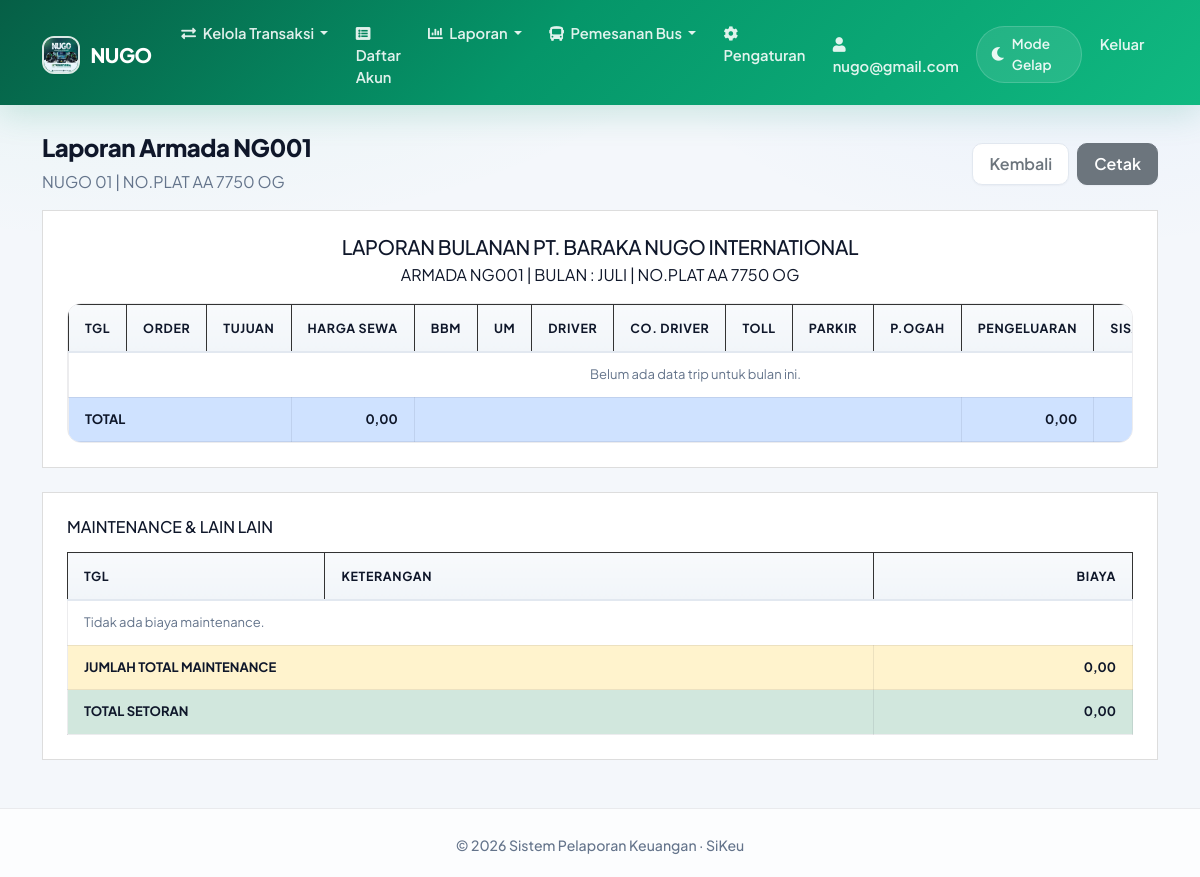
Screenshot of /bus/laporan_armada.php?bus_id=1&bulan=2026-07 (signed in) with the database file from the repository.
### tables this page shows
CREATE TABLE `perusahaan` (
  `id` int(11) NOT NULL,
  `nama` varchar(100) NOT NULL,
  `alamat` text DEFAULT NULL,
  `telepon` varchar(20) DEFAULT NULL,
  `email` varchar(100) DEFAULT NULL,
  `website` varchar(255) DEFAULT NULL COMMENT 'URL website perusahaan',
  `logo` varchar(255) DEFAULT NULL,
  `jenis` enum('regular','premium') NOT NULL DEFAULT 'regular' COMMENT 'Jenis akun perusahaan',
  `deskripsi` text DEFAULT NULL,
  `created_at` timestamp NOT NULL DEFAULT current_timestamp()
);

CREATE TABLE `users` (
  `id` int(11) NOT NULL,
  `username` varchar(50) NOT NULL,
  `password` varchar(255) NOT NULL,
  `nama_lengkap` varchar(100) NOT NULL,
  `email` varchar(100) DEFAULT NULL,
  `no_hp` varchar(20) DEFAULT NULL,
  `alamat` text DEFAULT NULL,
  `foto_profil` varchar(255) DEFAULT NULL,
  `id_perusahaan` int(11) DEFAULT NULL,
  `default_company` int(11) DEFAULT NULL,
  `created_at` timestamp NOT NULL DEFAULT current_timestamp()
);

CREATE TABLE `bus` (
  `id` int(11) NOT NULL,
  `nama_bus` varchar(100) NOT NULL,
  `nomor_polisi` varchar(20) NOT NULL,
  `kode_armada` varchar(20) DEFAULT NULL,
  `lembar_saham` int(11) NOT NULL DEFAULT 0,
  `grup_armada` enum('1-5','6-7') DEFAULT '1-5',
  `kapasitas` int(11) NOT NULL,
  `tipe` varchar(250) NOT NULL,
  `fasilitas` text DEFAULT NULL,
  `harga_per_km` decimal(15,2) NOT NULL,
  `status` enum('tersedia','dalam_perjalanan','pemeliharaan') DEFAULT 'tersedia',
  `foto` varchar(255) DEFAULT NULL,
  `id_perusahaan` int(11) DEFAULT NULL,
  `created_at` timestamp NOT NULL DEFAULT current_timestamp()
);

### bus/laporan_armada.php (the view, shortened to what the rows shown need)
<?php
require_once '../config/database.php';
require_once 'includes/bus_report_helper.php';
$bulan = isset($_GET['bulan']) ? $_GET['bulan'] : date('Y-m');
$busId = isset($_GET['bus_id']) ? (int) $_GET['bus_id'] : 0;
$idPerusahaan = getNugoCompanyId($db);
$report = fetchBusMonthlyReport($db, $idPerusahaan, $bulan);
$bus = null;
foreach ($report['buses'] as $item) {
    if ($item['id'] === $busId) {
        $bus = $item;
        break;
    }
}
include '../templates/header.php';
?>
<div class="container mt-4 mb-5">
    <div class="d-flex justify-content-between align-items-center mb-3 no-print">
        <div>
            <h2>Laporan Armada <?= htmlspecialchars($bus['kode_armada']) ?></h2>
        </div>
    </div>
    <div class="report-sheet mb-4">
        <div class="table-responsive">
            <table class="table report-table table-sm">
                <thead>
                    <tr>
                        <th>TGL</th>
                        <th>ORDER</th>
                        <th>TUJUAN</th>
                        <th class="text-end">HARGA SEWA</th>
                        <th class="text-end">BBM</th>
                        <th class="text-end">UM</th>
                        <th class="text-end">DRIVER</th>
                        <th class="text-end">CO. DRIVER</th>
                        <th class="text-end">TOLL</th>
                        <th class="text-end">PARKIR</th>
                        <th class="text-end">P.OGAH</th>
                        <th class="text-end">PENGELUARAN</th>
                        <th class="text-end">SISA PENDAPATAN</th>
                    </tr>
                </thead>
                <tbody>
                    <tr class="table-primary fw-bold">
                        <td colspan="3">TOTAL</td>
                        <td class="text-end"><?= formatReportCurrency($bus['pemasukan']) ?></td>
                        <td colspan="7"></td>
                        <td class="text-end"><?= formatReportCurrency($bus['pengeluaran']) ?></td>
                        <td class="text-end"><?= formatReportCurrency($bus['pemasukan'] - $bus['pengeluaran']) ?></td>
                    </tr>
                </tbody>
            </table>
        </div>
    </div>
    <div class="report-sheet mb-4">
        <table class="table report-table table-sm">
            <thead>
                <tr>
                    <th>TGL</th>
                    <th>KETERANGAN</th>
                    <th class="text-end">BIAYA</th>
                </tr>
            </thead>
            <tbody>
                <tr class="table-warning fw-bold">
                    <td colspan="2">JUMLAH TOTAL MAINTENANCE</td>
                    <td class="text-end"><?= formatReportCurrency($bus['maintenance']) ?></td>
                </tr>
                <tr class="table-success fw-bold">
                    <td colspan="2">TOTAL SETORAN</td>
                    <td class="text-end"><?= formatReportCurrency($bus['total']) ?></td>
                </tr>
            </tbody>
        </table>
    </div>
</div>
<?php include '../templates/footer.php'; ?>

### templates/header.php (shortened to what the rows shown need)
<!DOCTYPE html>
<html lang="id" data-theme="light">
<head>
    <link href="https://cdn.jsdelivr.net/npm/bootstrap@5.1.3/dist/css/bootstrap.min.css" rel="stylesheet">
    <link href="https://cdnjs.cloudflare.com/ajax/libs/font-awesome/5.15.4/css/all.min.css" rel="stylesheet">
    <?php
    $sikeu_theme_ver = @filemtime(__DIR__ . '/../assets/css/sikeu-theme.css') ?: time();
    $sikeu_dark_ver = @filemtime(__DIR__ . '/../assets/css/dark-mode.css') ?: time();
    $sikeu_style_ver = @filemtime(__DIR__ . '/../assets/css/style.css') ?: time();
    ?>
    <link href="/assets/css/sikeu-theme.css?v=<?= $sikeu_theme_ver ?>" rel="stylesheet">
    <link href="/assets/css/dark-mode.css?v=<?= $sikeu_dark_ver ?>" rel="stylesheet">
    <link rel="stylesheet" href="/assets/css/style.css?v=<?= $sikeu_style_ver ?>">
    <link rel="stylesheet" href="https://unpkg.com/leaflet@1.7.1/dist/leaflet.css" />
</head>
<body class="sikeu-app">
    <nav class="navbar navbar-expand-lg navbar-dark sikeu-navbar">
        <div class="container">
            <a class="navbar-brand" href="/index.php">
                <?php
                $logo_path = '/assets/img/logo.jpg';
                if (isset($_SESSION['user_id']) && isset($db)) {
                    $user_id = $_SESSION['user_id'];
                    $stmt = $db->prepare("SELECT default_company FROM users WHERE id = ?");
                    $stmt->execute([$user_id]);
                    $user_data = $stmt->fetch();
                    $default_company_id = $user_data['default_company'] ?? null;
                    if ($default_company_id) {
                        $stmt = $db->prepare("SELECT logo, nama FROM perusahaan WHERE id = ?");
                        $stmt->execute([$default_company_id]);
                        $perusahaan = $stmt->fetch();
                        if ($perusahaan && !empty($perusahaan['logo'])) {
                            $logo_path = '/' . $perusahaan['logo'];
                        }
                    }
                }
                ?>
                <img src="<?php echo htmlspecialchars($logo_path); ?>" alt="Logo" />
                <?php
                if (isset($perusahaan) && !empty($perusahaan['nama'])) {
                    echo htmlspecialchars($perusahaan['nama']);
                } else {
                    echo "SiKeu";
                }
                ?>
            </a>
            <div class="collapse navbar-collapse" id="navbarNav">
                <ul class="navbar-nav me-auto">
                </ul>
                <ul class="navbar-nav">
                    <?php if (isset($_SESSION['user_id'])) :
                        $stmt = $db->prepare("SELECT * FROM users WHERE id = ?");
                        $stmt->execute([$_SESSION['user_id']]);
                        $user = $stmt->fetch();
                        $username = $user['username'] ?? 'Pengguna';
                    ?>
                        <li class="nav-item">
                            <a class="nav-link" href="/pengaturan/profil.php">
                                <i class="fas fa-user me-1"></i>
                                <span><?php echo htmlspecialchars($username); ?></span>
                            </a>
                        </li>
                        <li class="nav-item d-flex align-items-center px-1">
                            <div class="sikeu-theme-switch" onclick="toggleTheme()" role="button" tabindex="0" aria-label="Toggle theme">
                                <i class="fas fa-moon"></i>
                                <span class="d-none d-lg-inline">Mode Gelap</span>
                            </div>
                        </li>
                        <li class="nav-item">
                            <a class="nav-link" href="/logout.php">Keluar</a>
                        </li>
                    <?php endif; ?>
                </ul>
            </div>
        </div>
    </nav>

### rows the page displays
perusahaan: logo (picture), nama "NUGO"
users: username "nugo@gmail.com"
bus: lembar_saham "0,00"

### other values shown
$bus['kode_armada'] "NG001"
$bus['nama_bus'] "NUGO 01"
$bus['nomor_polisi'] "AA 7750 OG"
$monthLabel "JULI"
